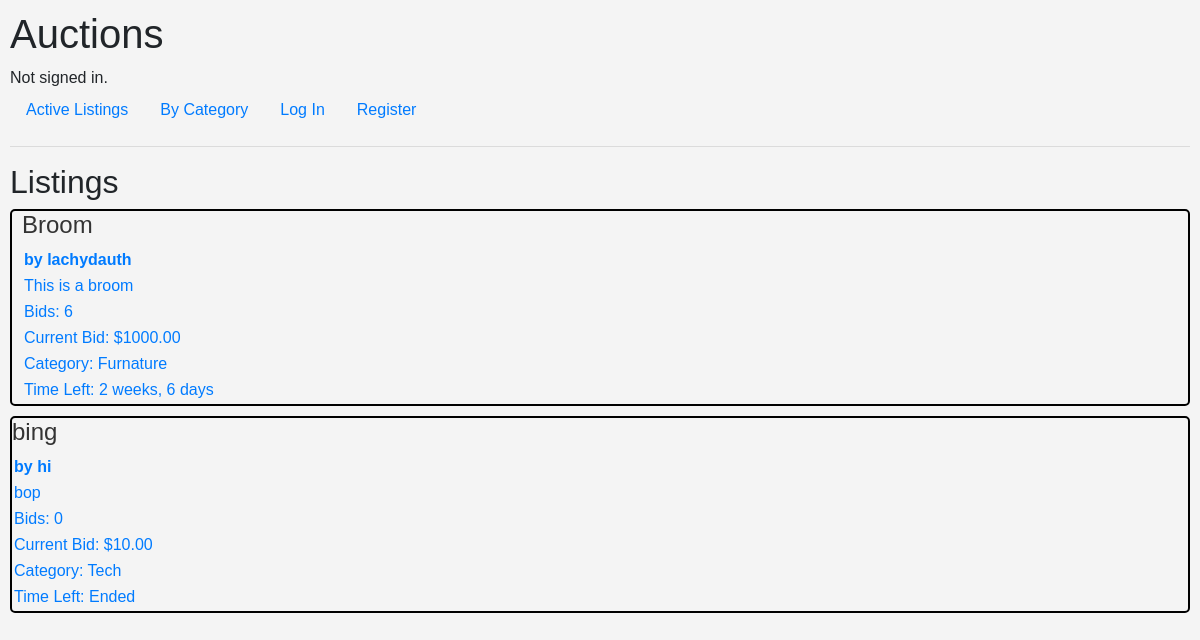
The page / on the database its author committed.
### auctions/models.py (models this page shows, shortened)
class Auction(models.Model):
    title = models.CharField(max_length=64)
    description = models.CharField(max_length=512)
    starting_bid = models.DecimalField(max_digits=10, decimal_places=2)
    current_bid = models.DecimalField(max_digits=10, decimal_places=2, null=True, blank=True)
    owner = models.ForeignKey(User, on_delete=models.CASCADE, related_name="listings")
    end_date = models.DateTimeField()
    image_url = models.URLField(max_length=200, null=True, blank=True)
    category = models.ForeignKey(Category, on_delete=models.SET_NULL, null=True, related_name="auctions")

class User(AbstractUser):
    watching = models.ManyToManyField("Auction", blank=True, related_name="watchers")

class Category(models.Model):
    name = models.CharField(max_length=64, unique=True)
    def __str__(self):
        return self.name

### auctions/views.py (the view)
# urls.py: path("", views.index, name="index"),
def index(request):
    current_time = timezone.now()
    listings = Auction.objects.all()
    return render(request, "auctions/index.html", {
        "title": "Listings",
        "listings": listings,
        "current_time": current_time,
    })

### auctions/templates/auctions/index.html (shortened to what this page needs)
{% extends "auctions/layout.html" %}
{% block body %}
    <h2>{{ title }}</h2>
    {% for listing in listings%}
        <a href="{% url 'listing' listing.id %}">
            <div class="listing">
                <div class="listing-left">
                    <h3 class="listing-heading">{{ listing.title }}</h3>
                    <p><strong>by {{ listing.owner }}</strong></p>
                    <p>{{ listing.description }}</p>
                    <p>Bids: {{ listing.bids.count }}</p>
                    <p>Current Bid: ${{ listing.current_bid }}</p>
                    <p>Category: {{ listing.category }}</p>
                    {% if listing.end_date > current_time %}
                    <p>Time Left:
                        {{ current_time|timesince:listing.end_date }}
                    </p>
                    {% else %}
                        <p>Time Left: Ended</p>
                    {% endif %}
                </div>
            </div>
        </a>
    {% empty%}
        <p>There are no current listings</p>
    {% endfor %}
{% endblock %}

### auctions/templates/auctions/layout.html (shortened to what this page needs)
{% load static %}
<!DOCTYPE html>
<html lang="en">
    <head>
        <link rel="stylesheet" href="https://stackpath.bootstrapcdn.com/bootstrap/4.4.1/css/bootstrap.min.css">
        <link href="{% static 'auctions/styles.css' %}" rel="stylesheet">
    </head>
    <body>
        <h1>Auctions</h1>
        <div>
            {% if user.is_authenticated %}
                Signed in as <strong>{{ user.username }}</strong>.
            {% else %}
                Not signed in.
            {% endif %}
        </div>
        <ul class="nav">
            <li class="nav-item">
                <a class="nav-link" href="{% url 'index' %}">Active Listings</a>
            </li>
            <li class="nav-item">
                <a class="nav-link" href="{% url 'category_finder' %}">By Category</a>
            </li>
            {% if user.is_authenticated %}
                <li class="nav-item">
                    <a class="nav-link" href="{% url 'watchlist' %}">Watchlist</a>
                </li>
                <li class="nav-item">
                    <a class="nav-link" href="{% url 'new_listing' %}">Add Listing</a>
                </li>
                <li class="nav-item">
                    <a class="nav-link" href="{% url 'logout' %}">Log Out</a>
                </li>
            {% else %}
                <li class="nav-item">
                    <a class="nav-link" href="{% url 'login' %}">Log In</a>
                </li>
                <li class="nav-item">
                    <a class="nav-link" href="{% url 'register' %}">Register</a>
                </li>
            {% endif %}
        </ul>
        <hr>
        {% block body %}
        {% endblock %}
    </body>
</html>

### auctions/static/auctions/styles.css (style rules this page uses)
body { padding: 10px; }
.listing { display: flex; border: 2px solid black; border-radius: 5px; gap: 10px; margin-bottom: 10px; }
p { margin: 2px; }
body { font-family: Arial, sans-serif; background-color: #f4f4f4; }
.listing-heading { font-size: 24px; color: #333; }

### rows shown on the page
Auction: title "Broom", owner "lachydauth", description "This is a broom", bids.count "6", current_bid "1000.00", category "Furnature", end_date "2 weeks, 6 days"
Auction: title "bing", owner "hi", description "bop", bids.count "0", current_bid "10.00", category "Tech", shows "Time Left: Ended"

### other values the page prints
{{ title }} "Listings"
